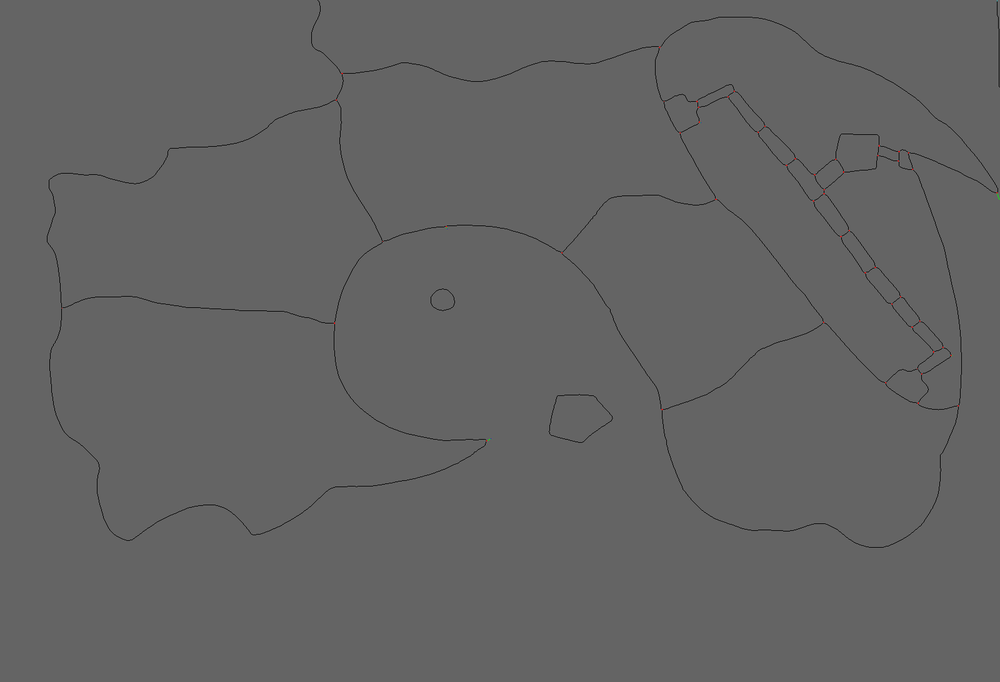
#> input picture EmpireOfMoon/detection_overlay.png, 1000 x 682 px, shrunk from 1600 x 1092 before the run
$ python map_pruner.py EmpireOfMoon/detection_overlay.png out.png
#> lines starting #> are read from the running program, lines starting #| are printed output that depends on the picture; after the words box and inside, x2 and y2 are one past the last pixel; in counts of white or black regions, pixels touching at a corner belong together
import numpy as np
import cv2
import matplotlib.pyplot as plt
from tqdm import tqdm
import time
import os
import argparse

def load_map(filepath):
    """Load a map image as a binary array."""
#> called with filepath = 'EmpireOfMoon/detection_overlay.png'
    img = cv2.imread(filepath, cv2.IMREAD_GRAYSCALE)
#> img: shape (682, 1000); min 31, max 130, mean 99.5
    if img is None:
        raise ValueError(f"Failed to load image from {filepath}")

    # Ensure binary (255 for lines, 0 for background)
    _, binary = cv2.threshold(img, 127, 255, cv2.THRESH_BINARY)
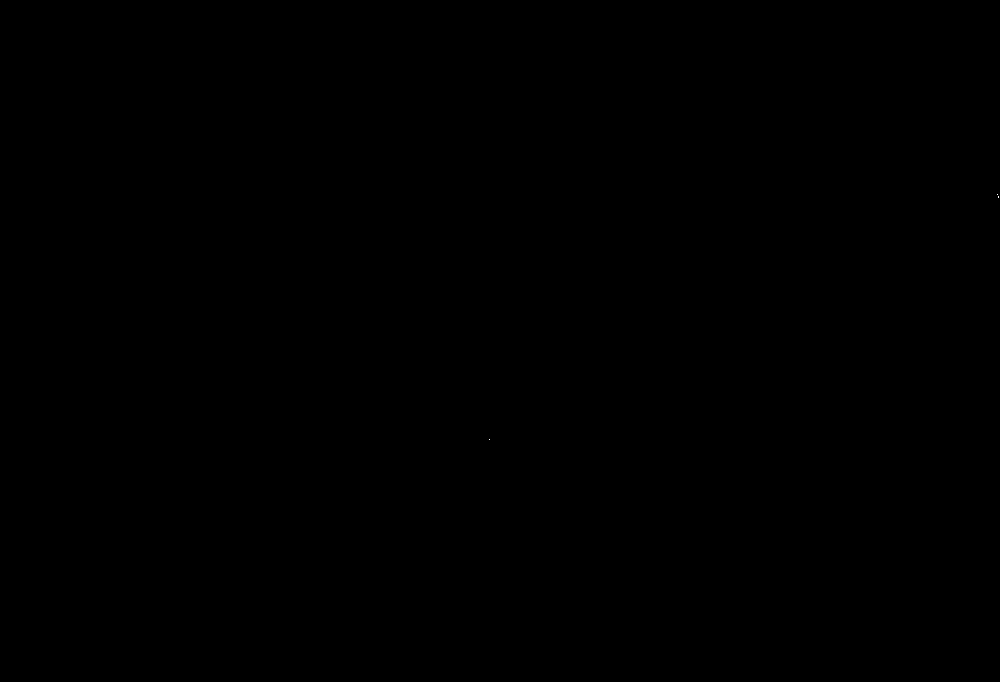
#> binary: shape (682, 1000); 0% white in thin lines or dots, all inside (x1, y1, x2, y2) = (489, 194, 999, 440)

    # Convert to 0 and 1 format for easier processing
    binary = binary // 255

    # Print some stats about the image
    print(f"Image loaded: shape={img.shape}, min={np.min(img)}, max={np.max(img)}")
#| Image loaded: shape=(682, 1000), min=31, max=130
    print(f"Unique values in binary image: {np.unique(binary)}")
#| Unique values in binary image: [0 1]
    print(f"Number of white pixels: {np.sum(binary)}")
#| Number of white pixels: 4

    return binary

def identify_junctions_and_endpoints(binary_map):
    """
    Identify junctions (3+ neighbors) and endpoints (1 neighbor) in a more robust way.
    Handles maps with unusual formats.
    """
    # Ensure the map is 0 and 1
    binary_map = binary_map.astype(np.uint8)

    # Use a kernel for neighbor counting
    kernel = np.array([[1, 1, 1],
                       [1, 0, 1],
                       [1, 1, 1]], dtype=np.uint8)

    # Count neighbors for each pixel
    neighbors = cv2.filter2D(binary_map, -1, kernel)

    # Only consider pixels that are part of the map
    mask = binary_map > 0

    # Display neighbor count distribution
    unique_counts, count_freq = np.unique(neighbors[mask], return_counts=True)
#> unique_counts = [0, 1]; count_freq = [2, 2]
    print("Neighbor count distribution:")
    for count, freq in zip(unique_counts, count_freq):
        print(f"  {count} neighbors: {freq} pixels")
#> this loop made 2 passes
#> freq on passes 1 to 2: 2, 2
#|   0 neighbors: 2 pixels
#|   1 neighbors: 2 pixels

    # Junction points have 3 or more neighbors
    junctions = (binary_map > 0) & (neighbors >= 3)
#> junctions: shape (682, 1000) bool; every value is 0

    # Endpoints have exactly 1 neighbor
    endpoints = (binary_map > 0) & (neighbors == 1)
#> endpoints: shape (682, 1000) bool; 0% white in thin lines or dots, all inside (x1, y1, x2, y2) = (998, 196, 999, 198)

    print(f"Found {np.sum(junctions)} junction points and {np.sum(endpoints)} endpoints")
#| Found 0 junction points and 2 endpoints

    return junctions, endpoints

def find_stubs_and_t_junctions(binary_map, max_stub_length=10):
    """
    Find stubs and T-junctions in the map using a more robust approach.
    """
    print(f"Finding stubs and T-junctions with max length of {max_stub_length}...")

    # Create output maps
    pruned_map = binary_map.copy()
    detection_map = np.zeros_like(binary_map)
    detection_map[binary_map > 0] = 1  # Mark all path pixels as white

    # Find junctions and endpoints
    junctions, endpoints = identify_junctions_and_endpoints(binary_map)

    # If we found no endpoints, the map might be inverted or have other issues
    if np.sum(endpoints) == 0:
        print("WARNING: No endpoints found. The map might be inverted or have pixel connectivity issues.")
        print("Trying to invert the map...")
        inverted_map = 1 - binary_map
        junctions_inv, endpoints_inv = identify_junctions_and_endpoints(inverted_map)

        if np.sum(endpoints_inv) > 0:
            print(f"Inverted map has {np.sum(endpoints_inv)} endpoints. Using inverted map.")
            binary_map = inverted_map
            pruned_map = binary_map.copy()
            detection_map = np.zeros_like(binary_map)
            detection_map[binary_map > 0] = 1
            junctions, endpoints = junctions_inv, endpoints_inv

    # Mark junction points and endpoints
    detection_map[junctions] = 4  # Blue - junctions
    detection_map[endpoints] = 5  # Yellow - endpoints

    # Find stubs (paths from endpoints to junctions)
    stubs_found = 0

    # Use connected component analysis to identify isolated and connected components
    # This is more robust than the previous pixel-by-pixel tracing
    print("Analyzing map components...")

    # Create a skeleton to ensure 1-pixel wide paths
    # Check if OpenCV contrib modules are available
    try:
        skeleton = cv2.ximgproc.thinning(binary_map.astype(np.uint8) * 255)
        skeleton = skeleton // 255  # Convert back to 0/1
    except:
        print("WARNING: OpenCV contrib modules not available. Using original map.")
        skeleton = binary_map

    # For endpoints, check if they're close to junctions
    endpoint_coords = np.where(endpoints)
#> endpoint_coords = ([196, 197], [998, 998])
    for i in tqdm(range(len(endpoint_coords[0])), desc="Analyzing endpoints"):
        y, x = endpoint_coords[0][i], endpoint_coords[1][i]

        # Use breadth-first search to trace path until junction or max length
        queue = [(y, x, 0)]  # (y, x, distance)
        visited = np.zeros_like(binary_map, dtype=bool)
        visited[y, x] = True
        path = [(y, x)]
        junction_found = False

        while queue and queue[0][2] <= max_stub_length:
            cy, cx, dist = queue.pop(0)

            # Check neighbors
            for dy in [-1, 0, 1]:
                for dx in [-1, 0, 1]:
                    if dy == 0 and dx == 0:
                        continue

                    ny, nx = cy + dy, cx + dx

                    # Skip if out of bounds
                    if ny < 0 or ny >= binary_map.shape[0] or nx < 0 or nx >= binary_map.shape[1]:
                        continue

                    # Skip if already visited or not part of the map
                    if visited[ny, nx] or binary_map[ny, nx] == 0:
                        continue

                    # Check if it's a junction
                    if junctions[ny, nx]:
                        path.append((ny, nx))
                        junction_found = True
                        break

                    # Add to queue and path
                    queue.append((ny, nx, dist + 1))
                    visited[ny, nx] = True
                    path.append((ny, nx))

                if junction_found:
                    break

            if junction_found:
                break

        # If we found a path to a junction and it's short enough
        if junction_found and len(path) <= max_stub_length:
            # Mark as stub in detection map (except the junction point)
            for py, px in path[:-1]:  # Skip the last one (junction)
                detection_map[py, px] = 2  # Red - stub
                pruned_map[py, px] = 0  # Remove from pruned map

            stubs_found += 1
#> this loop made 2 passes
#> (y, x) on passes 1 to 2: (196, 998), (197, 998)
#> after the loop, stubs_found = 0

    # Find T-junctions
    t_junctions_found = 0

    # For each junction point
    junction_coords = np.where(junctions)
#> junction_coords = (empty array, empty array)
    for i in tqdm(range(len(junction_coords[0])), desc="Analyzing junctions"):
        y, x = junction_coords[0][i], junction_coords[1][i]

        # Skip if already processed
        if pruned_map[y, x] == 0:
            continue

        # For each connected branch, trace until another junction, endpoint, or max length
        # First, find the directions of connected branches
        branches = []
        for dy in [-1, 0, 1]:
            for dx in [-1, 0, 1]:
                if dy == 0 and dx == 0:
                    continue

                ny, nx = y + dy, x + dx

                # Skip if out of bounds
                if ny < 0 or ny >= binary_map.shape[0] or nx < 0 or nx >= binary_map.shape[1]:
                    continue

                # Skip if not part of the map
                if binary_map[ny, nx] == 0:
                    continue

                branches.append((ny, nx))

        # If this is a T-junction (3+ branches)
        if len(branches) >= 3:
            # For each branch, check if it's a stub
            for start_y, start_x in branches:
                # Use BFS to trace the branch
                queue = [(start_y, start_x, 1)]  # (y, x, distance)
                visited = np.zeros_like(binary_map, dtype=bool)
                visited[y, x] = True  # Mark the original junction
                visited[start_y, start_x] = True
                path = [(start_y, start_x)]
                connected_to_other_junction = False
                connected_to_endpoint = False

                while queue and queue[0][2] <= max_stub_length:
                    cy, cx, dist = queue.pop(0)

                    # Check neighbors
                    for dy in [-1, 0, 1]:
                        for dx in [-1, 0, 1]:
                            if dy == 0 and dx == 0:
                                continue

                            ny, nx = cy + dy, cx + dx

                            # Skip if out of bounds
                            if ny < 0 or ny >= binary_map.shape[0] or nx < 0 or nx >= binary_map.shape[1]:
                                continue

                            # Skip if already visited or not part of the map
                            if visited[ny, nx] or binary_map[ny, nx] == 0:
                                continue

                            # Check if it's another junction
                            if junctions[ny, nx] and (ny != y or nx != x):
                                connected_to_other_junction = True
                                break

                            # Check if it's an endpoint
                            if endpoints[ny, nx]:
                                connected_to_endpoint = True
                                break

                            # Add to queue and path
                            queue.append((ny, nx, dist + 1))
                            visited[ny, nx] = True
                            path.append((ny, nx))

                        if connected_to_other_junction or connected_to_endpoint:
                            break

                    if connected_to_other_junction or connected_to_endpoint:
                        break

                # If this branch is a stub (short and not connected to another junction)
                if not connected_to_other_junction and len(path) <= max_stub_length:
                    # Mark as T-junction in detection map
                    for py, px in path:
                        detection_map[py, px] = 3  # Green - T-junction
                        pruned_map[py, px] = 0  # Remove from pruned map

                    t_junctions_found += 1
#> this loop made 0 passes
#> after the loop, t_junctions_found = 0

    print(f"Found {stubs_found} stubs and {t_junctions_found} T-junctions")
#| Found 0 stubs and 0 T-junctions

    return pruned_map, detection_map

def create_colored_overlay(detection_map, binary_map):
    """Create a colored overlay to visualize detections."""
    # Create an RGB image
    h, w = detection_map.shape
#> h = 682; w = 1000
    overlay = np.zeros((h, w, 3), dtype=np.uint8)

    # Set base map as grayscale
    overlay[binary_map == 1] = [100, 100, 100]  # Gray for original map

    # Add colored markers
    overlay[detection_map == 2] = [255, 0, 0]    # Red for stubs
    overlay[detection_map == 3] = [0, 255, 0]    # Green for T-junctions
    overlay[detection_map == 4] = [0, 0, 255]    # Blue for junction points
    overlay[detection_map == 5] = [255, 255, 0]  # Yellow for endpoints

    return overlay

def main():
    # Create argument parser
    parser = argparse.ArgumentParser(description='Prune map by removing stubs and T-junctions')
    parser.add_argument('input', help='Path to input map image')
    parser.add_argument('output', help='Path to output pruned map image')
    parser.add_argument('--stub-length', type=int, default=20, help='Maximum stub length to remove')
    args = parser.parse_args()

    start_time = time.time()
    print("Starting map analysis process...")

    # Use the specified file paths
    input_path = args.input
    output_path = args.output
    overlay_path = os.path.join(os.path.dirname(output_path), "detection_overlay.png")
    max_stub_length = args.stub_length

    # Create directory if it doesn't exist
    os.makedirs(os.path.dirname(output_path), exist_ok=True)
    if overlay_path:
        os.makedirs(os.path.dirname(overlay_path), exist_ok=True)

    try:
        print(f"Loading map from {input_path}...")
        binary_map = load_map(input_path)
    except Exception as e:
        print(f"Error loading map: {e}")
        return

    # If the map is all white or all black, something's wrong
    if np.all(binary_map == 0) or np.all(binary_map == 1):
        print("WARNING: The map appears to be all black or all white.")
        print("This may cause the analysis to fail.")

    # Find stubs and T-junctions
    pruned_map, detection_map = find_stubs_and_t_junctions(binary_map, max_stub_length=max_stub_length)

    # Create and save the colored overlay
    if overlay_path:
        overlay = create_colored_overlay(detection_map, binary_map)
        cv2.imwrite(overlay_path, overlay)
        print(f"Detection overlay saved as '{overlay_path}'")

    # Save the pruned map - FIXED: Invert the binary image before saving
    # This ensures white background (255) with black boundaries (0)
    pruned_map_output = (1 - pruned_map) * 255
    cv2.imwrite(output_path, pruned_map_output)
    print(f"Pruned map saved as '{output_path}'")

    # Count detections
    num_stubs = np.sum(detection_map == 2)
#> num_stubs = 0
    num_t_junctions = np.sum(detection_map == 3)
#> num_t_junctions = 0
    num_junctions = np.sum(detection_map == 4)
#> num_junctions = 0
    num_endpoints = np.sum(detection_map == 5)
#> num_endpoints = 2

    print(f"\nDetection Results:")
    print(f"- {num_junctions} junction points (blue)")
#| - 0 junction points (blue)
    print(f"- {num_endpoints} endpoints (yellow)")
#| - 2 endpoints (yellow)
    print(f"- {num_stubs} stub pixels detected (red)")
#| - 0 stub pixels detected (red)
    print(f"- {num_t_junctions} T-junction pixels detected (green)")
#| - 0 T-junction pixels detected (green)

    print(f"\nTotal processing time: {time.time() - start_time:.2f} seconds")

if __name__ == "__main__":
    main()
